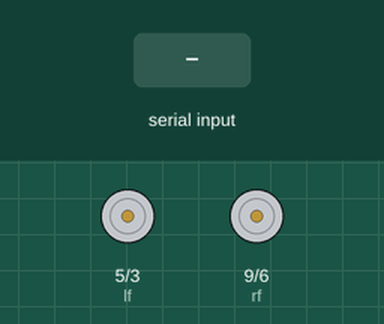
This sketch was run on a simulated Arduino Uno, built with avr-gcc and run on an emulated ATmega328P. On the bench: motor-driver pin pairs drawn as motors (green arrow = first pin HIGH = forward, orange = second pin HIGH = backward, longer = more drive). Inputs (shaded band) come from the test bench.

Above: at 1.2 s.
1.3 s: "F" received over the second serial link
At 2.1 s:
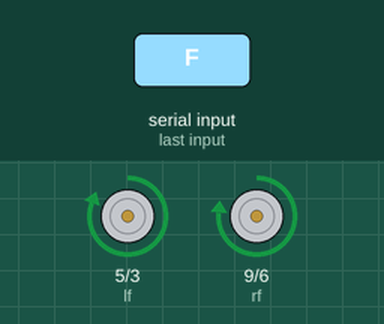
2.8 s: "B" received over the second serial link
At 3.2 s:
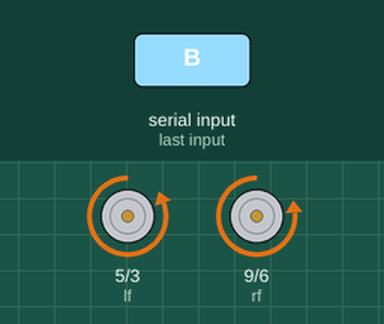
4.3 s: "R" received over the second serial link
At 5.5 s:
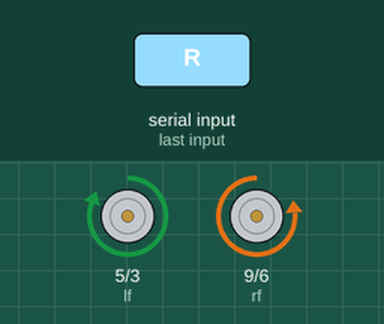
5.8 s: "L" received over the second serial link
At 6.7 s:
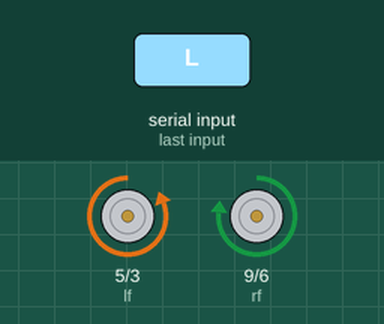
7.3 s: "G" received over the second serial link
At 7.8 s:
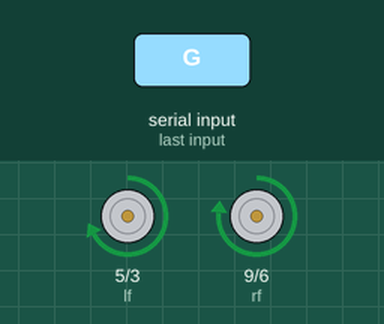
8.8 s: "I" received over the second serial link
At 10.2 s:
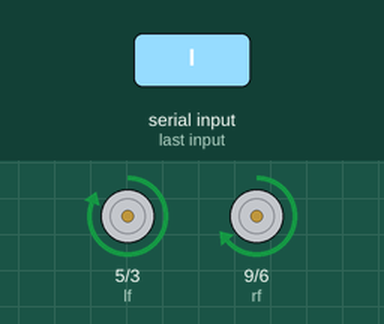
Timing chart, 0 to 11.3 s (numbered marks = the images above; inputs shaded):
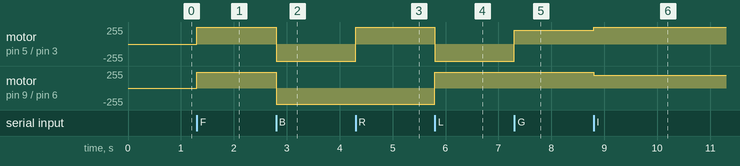

The sketch:

simple_bluetooth.ino
```cpp
#include <SoftwareSerial.h>

SoftwareSerial mySerial(10, 11); // RX, TX

// подключение драйвера к ардуино
// in1, in2, in3, in4
// при необходимости поменять номера пинов на нужные
int lf = 5;
int lb = 3;
int rf = 9;
int rb = 6;

int left_speed = 255;
int right_speed = 240;

float k_slow = 0.8;

char command;

void setup() {
  pinMode(lf, OUTPUT);
  pinMode(lb, OUTPUT);
  pinMode(rf, OUTPUT);
  pinMode(rb, OUTPUT);

  mySerial.begin(9600);
}

void loop() {
  // список функций:
  // forward(); - вперед
  // left();    - поворот налево
  // right();   - поворот направо
  // back();    - назад
  // brake();   - остановка моторов

  // right();

  if (mySerial.available()) {
    command = mySerial.read();

    switch (command) {
      case 'F':
        forward();
        break;
      case 'B':
        back();
        break;
      case 'R':
        right();
        break;
      case 'L':
        left();
        break;
      case 'G':
        forward_left();
        break;
      case 'I':
        forward_right();
        break;
      case 'H':
        back_left();
        break;
      case 'J':
        back_right();
        break;
      default:
        brake();
        break;
    }
  }
}

void forward_left() {
  analogWrite(lf, left_speed * k_slow);
  analogWrite(lb, 0);
  analogWrite(rf, right_speed);
  analogWrite(rb, 0);
}

void forward_right() {
  analogWrite(lf, left_speed);
  analogWrite(lb, 0);
  analogWrite(rf, right_speed * k_slow);
  analogWrite(rb, 0);
}

void back_left() {
  analogWrite(lf, 0);
  analogWrite(lb, left_speed * k_slow);
  analogWrite(rf, 0);
  analogWrite(rb, right_speed);
}

void back_right() {
  analogWrite(lf, 0);
  analogWrite(lb, left_speed);
  analogWrite(rf, 0);
  analogWrite(rb, right_speed * k_slow);
}

void forward() {
  analogWrite(lf, left_speed);
  analogWrite(lb, 0);
  analogWrite(rf, right_speed);
  analogWrite(rb, 0);
}

void left() {
  analogWrite(lf, 0);
  analogWrite(lb, left_speed);
  analogWrite(rf, right_speed);
  analogWrite(rb, 0);
}

void right() {
  analogWrite(lf, left_speed);
  analogWrite(lb, 0);
  analogWrite(rf, 0);
  analogWrite(rb, right_speed);
}

void back() {
  analogWrite(lf, 0);
  analogWrite(lb, left_speed);
  analogWrite(rf, 0);
  analogWrite(rb, right_speed);
}

void brake() {
  analogWrite(lf, 0);
  analogWrite(lb, 0);
  analogWrite(rf, 0);
  analogWrite(rb, 0);
}
```

Measured:
- after the input at 1.3 s, motor on pin 5 (lf) / pin 3 (lb): stopped → forward 255/255 at once; motor on pin 9 (rf) / pin 6 (rb): stopped → forward 240/255 at once
- after the input at 2.8 s, motor on pin 5 (lf) / pin 3 (lb): forward 255/255 → backward 255/255 at once; motor on pin 9 (rf) / pin 6 (rb): forward 240/255 → backward 240/255 at once
- after the input at 4.3 s, motor on pin 5 (lf) / pin 3 (lb): backward 255/255 → forward 255/255 at once
- after the input at 5.8 s, motor on pin 5 (lf) / pin 3 (lb): forward 255/255 → backward 255/255 at once; motor on pin 9 (rf) / pin 6 (rb): backward 240/255 → forward 240/255 at once
- after the input at 7.3 s, motor on pin 5 (lf) / pin 3 (lb): backward 255/255 → forward 204/255 at once
- after the input at 8.8 s, motor on pin 5 (lf) / pin 3 (lb): forward 204/255 → forward 255/255 at once; motor on pin 9 (rf) / pin 6 (rb): forward 240/255 → forward 192/255 at once
